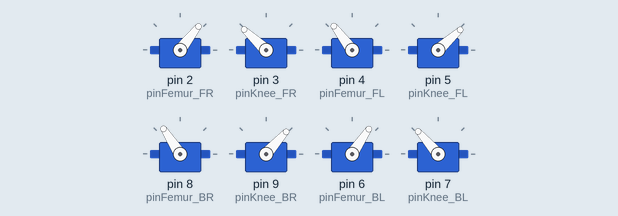
Recording of a sketch running on a simulated Arduino Uno, built with avr-gcc and run on an emulated ATmega328P. Shown: 8 × servo.

Above: at 4.25 s.
At 4.8 s:
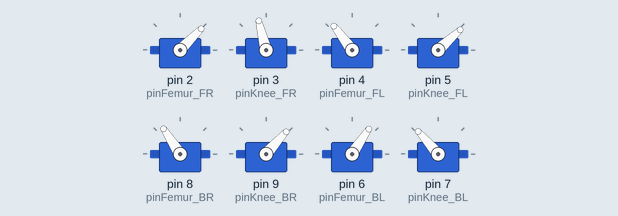
At 6.3 s:
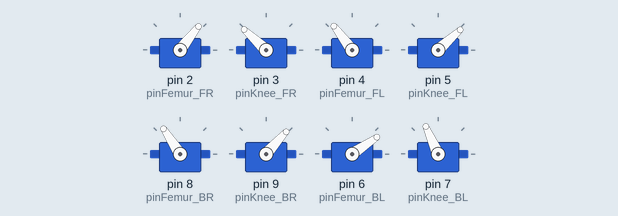
At 7.8 s:
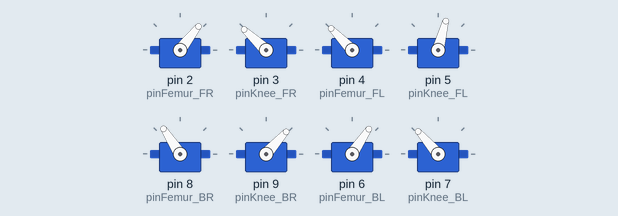
At 9.3 s:
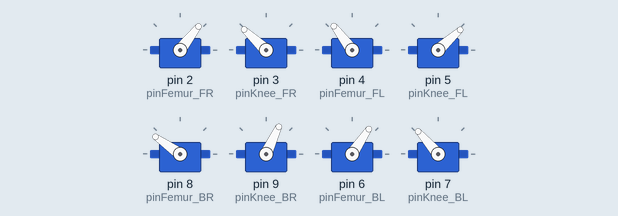
Timing chart, 0 to 12.0 s (numbered marks = the images above):
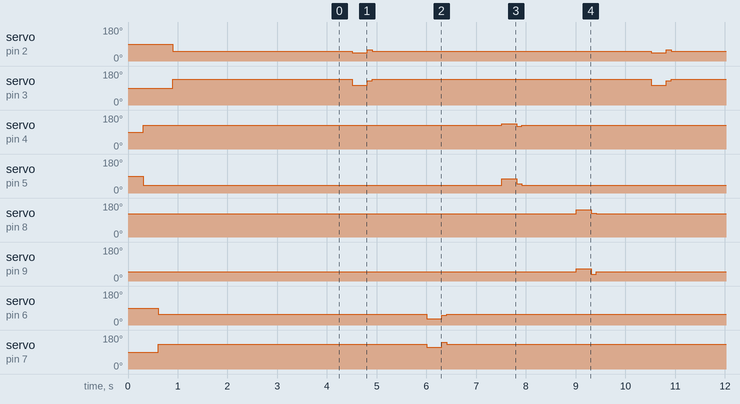

Measured:
- by itself, servo on pin 2 (pinFemur_FR): repeats every 6.0 s: 45° 0.30 s, 59° 0.10 s, 52° 5.6 s
- by itself, servo on pin 3 (pinKnee_FR): repeats every 6.0 s: 104° 0.30 s, 129° 0.10 s, 137° 5.6 s
- by itself, servo on pin 4 (pinFemur_FL): repeats every 6.0 s: 134° 0.30 s, 120° 0.10 s, 127° 5.6 s
- by itself, servo on pin 5 (pinKnee_FL): repeats every 6.0 s: 75° 0.30 s, 50° 0.10 s, 42° 5.6 s
- by itself, servo on pin 8 (pinFemur_BR): repeats every 6.0 s: 127° 0.10 s, 123° 5.6 s, 145° 0.30 s
- by itself, servo on pin 9 (pinKnee_BR): repeats every 6.0 s: 37° 0.10 s, 48° 5.6 s, 65° 0.30 s
- by itself, servo on pin 6 (pinFemur_BL): repeats every 6.0 s: 34° 0.30 s, 52° 0.10 s, 56° 5.6 s
- by itself, servo on pin 7 (pinKnee_BL): repeats every 6.0 s: 114° 0.30 s, 142° 0.10 s, 131° 5.6 s

The sketch:

main.ino
```cpp
#include <Servo.h>
#include <math.h>
#include <Arduino.h>

/*
3) try many cordinates & delay
        - FASTER/SLOWER DELAYS
        - HARD CODE A STREIGHT MOVMENT IN x AXES
4) Move 2 legs toghether
5) test: put all in rest point and move one leg randomly... is the dog still stable? if yes these are good rest pos
*/

////////////////////////define pins for servos
#define pinFemur_FR 2
#define pinKnee_FR 3
//
#define pinFemur_FL 4
#define pinKnee_FL 5
//
#define pinFemur_BL 6
#define pinKnee_BL 7
//
#define pinFemur_BR 8
#define pinKnee_BR 9

////////////////////////define femurs varibles
Servo Femur_FR;
Servo Knee_FR;
//
Servo Femur_FL;
Servo Knee_FL;
//
Servo Femur_BR;
Servo Knee_BR;
//
Servo Femur_BL;
Servo Knee_BL;

////////////////////////define angles varibles
double Femur_FR_ang;
double Knee_FR_ang ;
//
double Femur_FL_ang;
double Knee_FL_ang;
//
double Femur_BR_ang;
double Knee_BR_ang;
//
double Femur_BL_ang;
double Knee_BL_ang;

////////////////////////define constants
const double L1 = 8.2; // Length_femur
const double L2 = 9.5; // Length_knee
double X;
double Y;
double pi = M_PI;
// {{-4, -16, 300},{-10, -16, 300},{-4, -13, 100},{-4, -16, 300}};  // walk back wards for front
int steps_front[][3] = {{-4, -16, 300},{-1, -14, 300},{-1, -16, 100},{-4, -16, 300}};
int steps_back[][3] = {{-2, -16, 300}, {-5, -14, 300}, {-5, -16, 100}, {-2, -16, 300}};
// each element is (X_cord, Y_cord, Delay/speed) + first one is rest pos
size_t numSteps = sizeof(steps_front) / sizeof(steps_front[0]);


void setup() {
  Serial.begin(9600);

  ////////////////////////attach servos
  Femur_FR.attach(pinFemur_FR);
  Knee_FR.attach(pinKnee_FR);
  //
  Femur_FL.attach(pinFemur_FL);
  Knee_FL.attach(pinKnee_FL);
  //
  Femur_BR.attach(pinFemur_BR);
  Knee_BR.attach(pinKnee_BR);
  //
  Femur_BL.attach(pinFemur_BL);
  Knee_BL.attach(pinKnee_BL);

  ////////////////////////rest position
  rest2(Femur_BR, Knee_BR, steps_back, numSteps);
  rest2(Femur_FL, Knee_FL, steps_front, numSteps);
  rest1(Femur_BL, Knee_BL, steps_back, numSteps);
  rest1(Femur_FR, Knee_FR, steps_front, numSteps);
  delay(3000);

  ////////////////////////testing
  //
  //UpdatePosition(Femur_BL, Knee_BL, 180, 180);
  //UpdatePosition(Femur_BR, Knee_BR, 0, 0);
  //CartesianMove1(Femur_FR, Knee_FR, 4, -16);
  //CartesianMove1(Femur_BL, Knee_BL, -2, -10);
  //CartesianMove2(Femur_BR, Knee_BR, -9, -13);
  //CartesianMove2(Femur_BR, Knee_BR, -7, -16);
  //Step2(Femur_BR, Knee_BR, steps_front, numSteps);
  //
  //UpdatePosition(Femur_FR, Knee_FR, 180, 180);
  //UpdatePosition(Femur_FL, Knee_FL, 0, 0);
  //Step1(Femur_FR, Knee_FR, steps_front, numSteps);
}

void loop() {

  Step1(Femur_FR, Knee_FR, steps_front, numSteps);
  delay(500);
  Step1(Femur_BL, Knee_BL, steps_back, numSteps);
  delay(500);
  Step2(Femur_FL, Knee_FL, steps_front, numSteps);
  delay(500);
  Step2(Femur_BR, Knee_BR, steps_back, numSteps);
  delay(500);

}


//////////////////////////////////////////////////////////////////////////////////////////rest
void rest2(Servo& Femur, Servo& Knee, int steps[][3], size_t numSteps){
  int i = 0;
  CartesianMove2(Femur, Knee, steps[i][0], steps[i][1]);
  delay(steps[i][2]);
}
void rest1(Servo& Femur, Servo& Knee, int steps[][3], size_t numSteps){
  int i = 0;
  CartesianMove1(Femur, Knee, steps[i][0], steps[i][1]);
  delay(steps[i][2]);
}
//////////////////////////////////////////////////////////////////////////////////////////update servos angles
void UpdatePosition(Servo& Femur, Servo& Knee, double angle_femur, double angle_knee){ // MOVE TO POSITION
  Femur.write(angle_femur);
  Knee.write(angle_knee);
}


////////////////////////////////////////////////////////////////////////////////////////// FrontLeft - BottomRight
void Step2(Servo& Femur, Servo& Knee, int steps[][3], size_t numSteps){
  for (int i = 0; i < numSteps; i++){
    CartesianMove2(Femur, Knee, steps[i][0], steps[i][1]);
    delay(steps[i][2]);
  }
}
void CartesianMove2(Servo& Femur, Servo& Knee, double X, double Y){
  // check X, Y are reachable:
  float distance = sqrt(pow(X, 2) + pow(Y, 2));

  if (distance <= (L1 + L2)) { // point is reacable
    double Knee_rad = acos(((X*X) + (Y*Y) - (L1*L1) - (L2*L2)) / (2 * L1 * L2));
    double Femur_rad = abs(atan2(Y, X) - atan2((L2 * sin(Knee_rad)), (L1 + (L2 * cos(Knee_rad)))));
    //Transform to deg
    double F_ang = degrees(Femur_rad);
    double Femur_ang = F_ang; //180 -
    double Knee_ang = degrees(Knee_rad);
    // Move servos
    UpdatePosition(Femur, Knee, Femur_ang, Knee_ang);
  }
  else {
    Serial.println("Point not reachable");
  }
}
//////////////////////////////////////////////////////////////////////////////////////////FrontRight - BottomLeft
void Step1(Servo& Femur, Servo& Knee, int steps[][3], size_t numSteps){
  for (int i = 0; i < numSteps; i++){
    CartesianMove1(Femur, Knee, steps[i][0], steps[i][1]);
    delay(steps[i][2]);
  }
}
void CartesianMove1(Servo& Femur, Servo& Knee, double X, double Y){
  // check X, Y are reachable:
  float distance = sqrt(pow(X, 2) + pow(Y, 2));

  if (distance <= (L1 + L2)) { // point is reacable
    double Knee_rad = acos(((X*X) + (Y*Y) - (L1*L1) - (L2*L2)) / (2 * L1 * L2));
    double Femur_rad = abs(atan2(Y, X) - atan2((L2 * sin(Knee_rad)), (L1 + (L2 * cos(Knee_rad)))));
    //Transform to deg
    double F_ang = degrees(Femur_rad);
    double Femur_ang = 180 - F_ang;
    double K_ang = degrees(Knee_rad);
    double Knee_ang = 180 - K_ang;
    // Move servos
    UpdatePosition(Femur, Knee, Femur_ang, Knee_ang);
  }
  else {
    Serial.println("Point not reachable");
  }
}


    /*
    // Print statments:
    Serial.print(X);
    Serial.print("  :   ");
    Serial.print(Y);
    Serial.print("  =>   ");
    Serial.print("  Femur_ang:  ");
    Serial.print(Femur_ang);
    Serial.print("  Knee_ang:  ");
    Serial.println(Knee_ang);
    */
```
